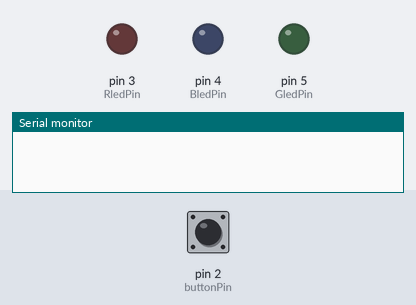
Simulated run of this sketch. Board: Arduino Uno, built with avr-gcc and run on an emulated ATmega328P. On the bench: output pins drawn as LEDs (lit = HIGH), the last lines printed to the serial monitor. The inputs (shaded band) are chosen by the test bench; at power-on: pin 2 (buttonPin) HIGH.

Above: at 1.2 s.
1.3 s: pin 2 (buttonPin) pulled LOW for 0.15 s
At 2.2 s:
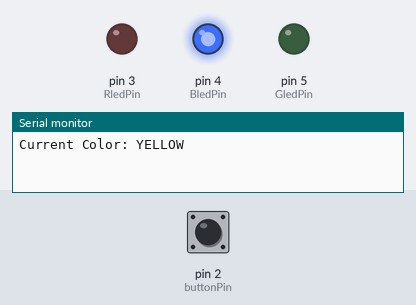
2.9 s: pin 2 (buttonPin) pulled LOW for 1 s
At 4.7 s:
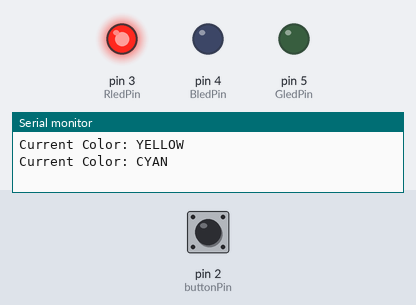
5.4 s: pin 2 (buttonPin) pulled LOW for 0.15 s
At 6.5 s:
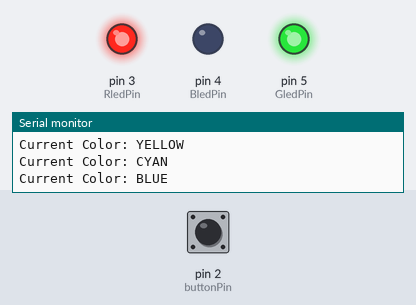
7.0 s: pin 2 (buttonPin) pulled LOW for 3.2 s
At 9.8 s:
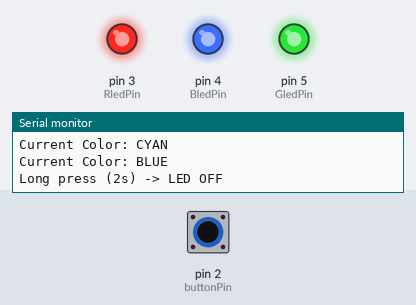
11.7 s: pin 2 (buttonPin) pulsed LOW 5 times (0.12 s each, 0.3 s apart)
At 13.6 s:
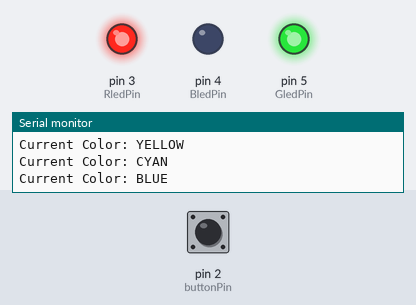
Timing chart, 0 to 15.1 s (numbered marks = the images above; inputs shaded):
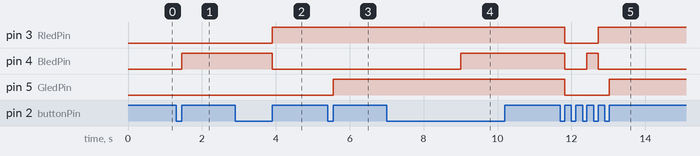

Measured:
- after the input at 1.3 s, pin 4 (BledPin): LOW → HIGH after 0.15 s
- after the input at 2.9 s, pin 3 (RledPin): LOW → HIGH after 1.0 s; pin 4 (BledPin): HIGH → LOW after 1.0 s
- after the input at 5.4 s, pin 5 (GledPin): LOW → HIGH after 0.15 s
- after the input at 7.0 s, pin 4 (BledPin): LOW → HIGH after 2.0 s
- after the input at 11.7 s, pin 3 (RledPin): HIGH → LOW after 0.12 s, → HIGH 0.90 s later; pin 4 (BledPin): HIGH → LOW after 0.12 s, → HIGH 0.60 s later, → LOW 0.30 s later; pin 5 (GledPin): HIGH → LOW after 0.12 s, → HIGH 1.2 s later

The sketch:

sketch_sep24a.ino
```cpp
const int buttonPin = 2;
const int RledPin = 3;
const int GledPin = 5;
const int BledPin = 4;

int buttonState = 0;
int ledcolor = 0;
bool ButtonPressed = false;
bool ledsOff = false;
bool longPressTriggered = false;
String currentcolor = "led";

unsigned long pressStartTime = 0;
const unsigned long longPressTime = 2000; // 長按 2 秒觸發

void setup() {
  pinMode(RledPin, OUTPUT);
  pinMode(GledPin, OUTPUT);
  pinMode(BledPin, OUTPUT);
  pinMode(buttonPin, INPUT_PULLUP);  // 按鈕接 GND
  Serial.begin(9600);
}

void loop() {
  buttonState = digitalRead(buttonPin);

  // --- 按下開始計時 ---
  if (buttonState == LOW && !ButtonPressed) {
    ButtonPressed = true;
    longPressTriggered = false;
    pressStartTime = millis();
  }

  // --- 按住中檢查長按 ---
  if (ButtonPressed && !longPressTriggered && buttonState == LOW) {
    unsigned long pressDuration = millis() - pressStartTime;

    if (pressDuration >= longPressTime) {
      // 🔥 長按2秒 → 立即關燈
      digitalWrite(RledPin, HIGH);
      digitalWrite(GledPin, HIGH);
      digitalWrite(BledPin, HIGH);
      ledsOff = true;
      currentcolor = "OFF";
      longPressTriggered = true;
      Serial.println("Long press (2s) -> LED OFF");
    }
  }

  // --- 放開按鈕 ---
  if (buttonState == HIGH && ButtonPressed) {
    ButtonPressed = false;

    if (!longPressTriggered) {
      // ✨ 短按：換色或開燈
      if (!ledsOff) {
        ledcolor++;
        if (ledcolor > 3) ledcolor = 0;

        if (ledcolor == 0) {         // 白 (R+G+B)
          digitalWrite(RledPin, LOW);
          digitalWrite(GledPin, LOW);
          digitalWrite(BledPin, LOW);
          currentcolor = "WHITE";
        }
        else if (ledcolor == 1) {    // 黃 (R+G)
          digitalWrite(RledPin, LOW);
          digitalWrite(GledPin, LOW);
          digitalWrite(BledPin, HIGH);
          currentcolor = "YELLOW";
        }
        else if (ledcolor == 2) {    // 青 (G+B)
          digitalWrite(RledPin, HIGH);
          digitalWrite(GledPin, LOW);
          digitalWrite(BledPin, LOW);
          currentcolor = "CYAN";
        }
        else if (ledcolor == 3) {    // 藍 (B)
          digitalWrite(RledPin, HIGH);
          digitalWrite(GledPin, HIGH);
          digitalWrite(BledPin, LOW);
          currentcolor = "BLUE";
        }

        Serial.print("Current Color: ");
        Serial.println(currentcolor);
      } else {
        // 若目前關燈，再按一次恢復白色
        ledsOff = false;
        digitalWrite(RledPin, LOW);
        digitalWrite(GledPin, LOW);
        digitalWrite(BledPin, LOW);
        currentcolor = "WHITE";
        Serial.println("LED ON (from OFF)");
      }
    }
  }
}
```
